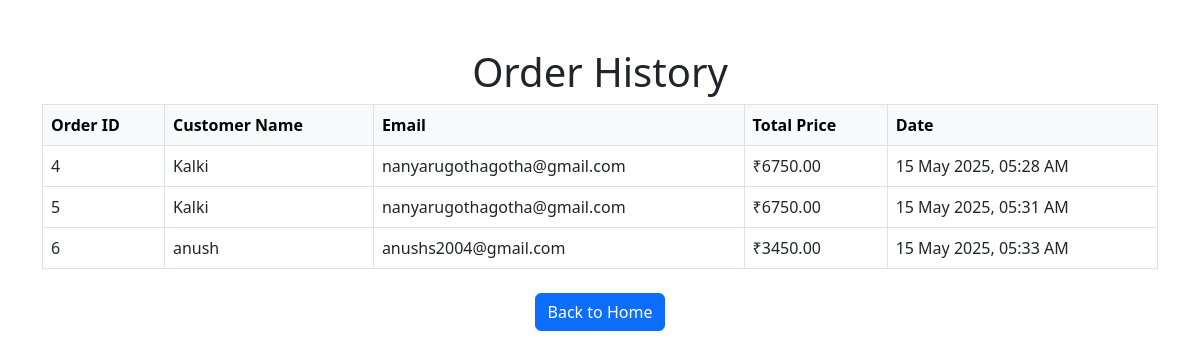
The app's page /store/order-history/ (signed in) with its own data.
### store/models.py (models this page shows, shortened)
class Order(models.Model):
    user = models.ForeignKey(User, on_delete=models.CASCADE, null=True, blank=True)  # Allow null for guest checkout
    customer_name = models.CharField(max_length=100)
    email = models.EmailField()
    total_price = models.DecimalField(max_digits=10, decimal_places=2)
    created_at = models.DateTimeField(default=now, blank=True)  # Ensures timestamps are stored

### store/views.py (the view)
# urls.py: path('order-history/', order_history, name='order_history'),
@login_required
def order_history(request):
    orders = Order.objects.filter(user=request.user)
    return render(request, 'store/order_history.html', {'orders': orders})

### my_ecommerce_store/store/templates/store/order_history.html (shortened to what this page needs)
<!DOCTYPE html>
<html lang="en">
<head>
    <link rel="stylesheet" href="https://cdn.jsdelivr.net/npm/bootstrap@5.3.0/dist/css/bootstrap.min.css">
</head>
<body class="container mt-5">
    <h1 class="text-center">Order History</h1>
    {% if orders %}
    <table class="table table-bordered">
        <thead class="table-light">
            <tr>
                <th>Order ID</th>
                <th>Customer Name</th>
                <th>Email</th>
                <th>Total Price</th>
                <th>Date</th>
            </tr>
        </thead>
        <tbody>
            {% for order in orders %}
            <tr>
                <td>{{ order.id }}</td>
                <td>{{ order.customer_name }}</td>
                <td>{{ order.email }}</td>
                <td>₹{{ order.total_price|floatformat:2 }}</td>
                <td>{{ order.created_at|date:"d M Y, H:i A" }}</td>
            </tr>
            {% endfor %}
        </tbody>
    </table>
    {% else %}
    <div class="alert alert-warning text-center mt-3">
        <p>You haven't placed any orders yet. Start shopping now!</p>
        <a href="{% url 'product_list' %}" class="btn btn-success">Shop Now</a>
    </div>
    {% endif %}
    <div class="text-center mt-4">
        <a href="{% url 'product_list' %}" class="btn btn-primary">Back to Home</a>
    </div>
</body>
</html>

### records on screen
Order: id "4", customer_name "Kalki", email "nanyarugothagotha@gmail.com", total_price "6750.00", created_at "15 May 2025, 05:28 AM"
Order: id "5", customer_name "Kalki", email "nanyarugothagotha@gmail.com", total_price "6750.00", created_at "15 May 2025, 05:31 AM"
Order: id "6", customer_name "anush", email "anushs2004@gmail.com", total_price "3450.00", created_at "15 May 2025, 05:33 AM"
